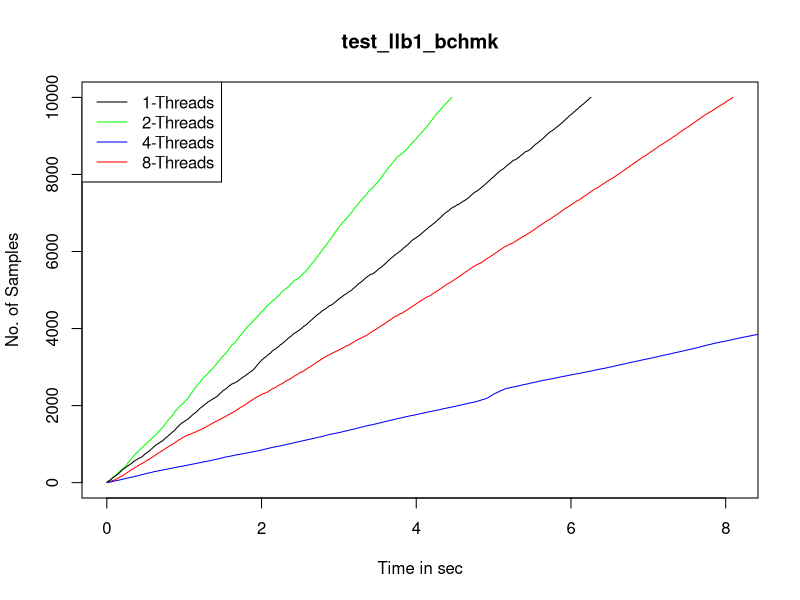

Generate this figure with R:
data1 <- read.table("bchmk_llb1_t.no.1.txt")
data2 <- read.table("bchmk_llb1_t.no.2.txt")
data4 <- read.table("bchmk_llb1_t.no.4.txt")
data8 <- read.table("bchmk_llb1_t.no.8.txt")
samples1 <- data1$V1
time1 <- data1$V2
samples2 <- data2$V1
time2 <- data2$V2
samples4 <- data4$V1
time4 <- data4$V2
samples8 <- data8$V1
time8 <- data8$V2
pdf("test_llb1_bchmk.pdf")
 plot(time8, samples8, type = "l", xlab = "Time in sec", ylab = "No. of Samples", main = "test_llb1_bchmk", col= "red")
lines(time4, samples4, col="blue")
lines(time2, samples2, col="green")
lines(time1, samples1, col="black")
legend("topleft", legend=c("1-Threads", "2-Threads", "4-Threads", "8-Threads"), col=c("black", "green", "blue", "red"), lty=1)
dev.off()
quit()
